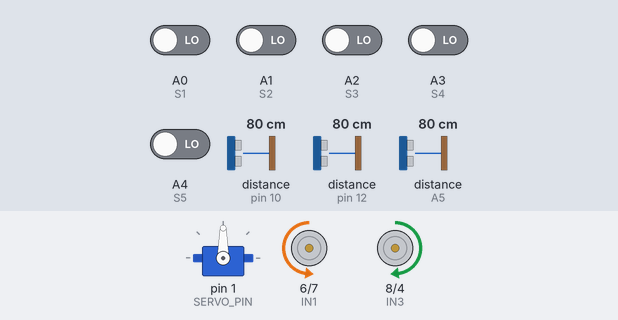
This sketch was run on a simulated Arduino Uno, built with avr-gcc and run on an emulated ATmega328P. Shown: servo, motor-driver pin pairs drawn as motors (green arrow = first pin HIGH = forward, orange = second pin HIGH = backward, longer = more drive, scaled by the enable pin). Wiring (inferred from the names in the program): 3 × ultrasonic range finder: trigger pin 9, echo pin 10 / trigger pin 11, echo pin 12 / trigger pin 13, echo A5. The inputs (shaded band) are chosen by the test bench; at power-on: A0 (S1), A1 (S2), A2 (S3), A3 (S4), A4 (S5) LOW, distance to the obstacle (sensors on pin 10, pin 12, A5) 80 cm. The echo pulse lasts 58.3 µs per cm.

Above: at 1.5 s.
1.6 s: distance to the obstacle (sensor on pin 10) set to 28 cm
3.1 s: distance to the obstacle (sensor on pin 10) set to 22 cm
At 4.2 s:
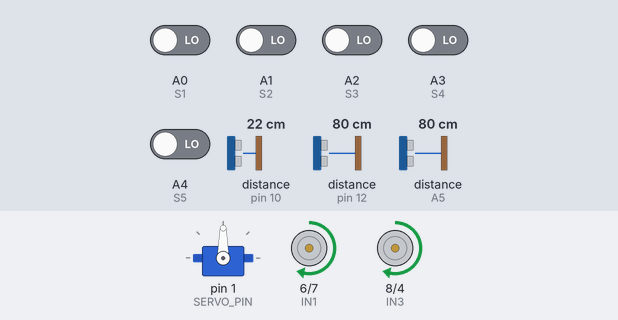
At 4.8 s:
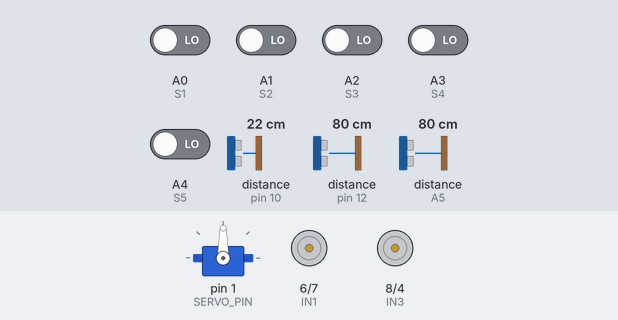
6.1 s: distance to the obstacle (sensor on pin 10) set to 35 cm
8.9 s: distance to the obstacle (sensor on pin 12) set to 55 cm
10.4 s: distance to the obstacle (sensor on pin 12) set to 45 cm
At 11.3 s:
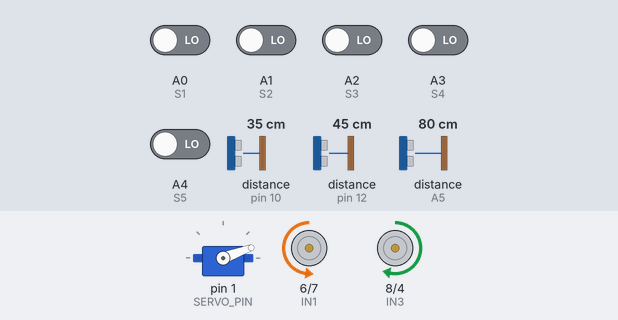
12.3 s: distance to the obstacle (sensor on A5) set to 54 cm
13.8 s: distance to the obstacle (sensor on A5) set to 48 cm
At 15.2 s:
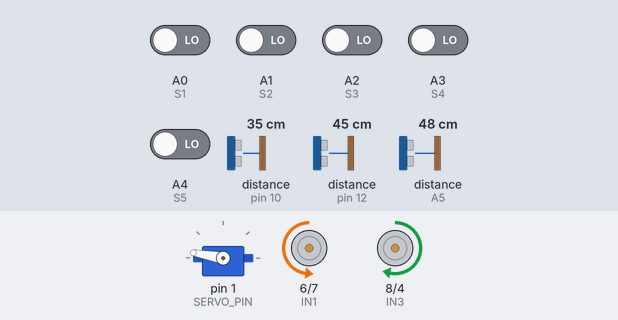
Timing chart, 0 to 16.8 s (numbered marks = the images above; inputs shaded):
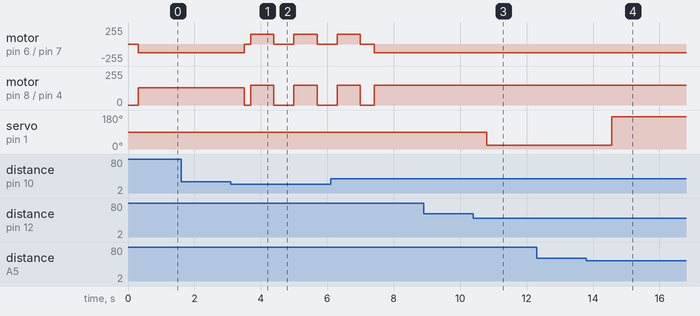

Measured:
- the behaviour switches between 26 and 25 cm on distance to the obstacle (sensor on pin 10) (found by bisection; images 0 and 1)
- the behaviour switches between 51 and 50 cm on distance to the obstacle (sensor on pin 12) (found by bisection; images 2 and 3)
- the behaviour switches between 51 and 50 cm on distance to the obstacle (sensor on A5) (found by bisection; images 3 and 4)
- after the input at 1.6 s, every drawn part: stays the same
- after the input at 3.1 s, motor on pin 6 (IN1) / pin 7 (IN2), motor on pin 8 (IN3) / pin 4 (IN4): goes stopped 0.20 s, forward 150/255 0.70 s, stopped 0.60 s, forward 150/255 0.70 s, then stopped, starting after 0.39 s
- after the input at 8.9 s, every drawn part: stays the same
- after the input at 10.4 s, servo on pin 1 (SERVO_PIN): 90° → 20° after 0.40 s
- after the input at 12.3 s, every drawn part: stays the same
- after the input at 13.8 s, servo on pin 1 (SERVO_PIN): 20° → 170° after 0.76 s

The sketch:

line_following_obstacle_avoidance.ino
```cpp
#include <Servo.h>

// -------- IR Sensor Array --------
#define S1 A0
#define S2 A1
#define S3 A2
#define S4 A3
#define S5 A4

// -------- Motor Driver Pins --------
#define ENA 3
#define IN1 6
#define IN2 7
#define ENB 5
#define IN3 8
#define IN4 4

// -------- Ultrasonic Sensors --------
// Front sensor
#define TRIG 9
#define ECHO 10

// Left sensor
#define TRIG_LEFT 13
#define ECHO_LEFT A5

// Right sensor
#define TRIG_RIGHT 11
#define ECHO_RIGHT 12  // Using pin 12

// -------- Servo Motor --------
#define SERVO_PIN 1
Servo detectionServo;
const int servoLeft = 20;
const int servoCenter = 90;
const int servoRight = 170;

// -------- Speeds --------
int baseSpeed = 130;
int maxSpeed = 200;
int recoverySpeed = 120;

// -------- Non-Blocking Timer Variables --------
unsigned long lastDistanceCheck = 0;
unsigned long lastSideCheck = 0;
unsigned long lastServoAction = 0;

const int frontCheckInterval = 100;
const int sideCheckInterval = 150;
const int servoUpdateInterval = 800;

float distFront = 999;
float distLeft = 999;
float distRight = 999;

// -------- PID Constants --------
float Kp = 0.9;
float Ki = 0.0;
float Kd = 15.0;

float P = 0, I = 0, D = 0;
float error = 0, previousError = 0;
float lastSeen = 0;
float PID_value = 0;

bool all_black = false;
int allBlackCount = 0;

// -------- FUNCTION PROTOTYPES --------
// (Adding these here ensures the compiler knows about them before they are called)
void stopMotor();
void turn180();
void setMotors(int leftSpeed, int rightSpeed);
void recoverLine();

void setup() {
  pinMode(S1, INPUT);
  pinMode(S2, INPUT);
  pinMode(S3, INPUT);
  pinMode(S4, INPUT);
  pinMode(S5, INPUT);

  pinMode(ENA, OUTPUT);
  pinMode(IN1, OUTPUT);
  pinMode(IN2, OUTPUT);
  pinMode(ENB, OUTPUT);
  pinMode(IN3, OUTPUT);
  pinMode(IN4, OUTPUT);

  pinMode(TRIG, OUTPUT);
  pinMode(ECHO, INPUT);

  pinMode(TRIG_LEFT, OUTPUT);
  pinMode(ECHO_LEFT, INPUT);

  pinMode(TRIG_RIGHT, OUTPUT);
  pinMode(ECHO_RIGHT, INPUT);

  // Serial.begin(9600); // Kept off so Pin 1 Servo works without glitching

  detectionServo.attach(SERVO_PIN);
  detectionServo.write(servoCenter);
  delay(300);
}

// -------- GET ULTRASONIC DISTANCE --------
float getUltrasonicDistance(int trigPin, int echoPin) {
  digitalWrite(trigPin, LOW);
  delayMicroseconds(2);
  digitalWrite(trigPin, HIGH);
  delayMicroseconds(10);
  digitalWrite(trigPin, LOW);

  long duration = pulseIn(echoPin, HIGH, 5000); // 5000us timeout (~85cm)
  return (duration > 0) ? (duration * 0.034 / 2.0) : 999;
}

void loop() {
  unsigned long currentMillis = millis();

  // 1. -------- NON-BLOCKING FRONT ULTRASONIC CHECK --------
  if (currentMillis - lastDistanceCheck >= frontCheckInterval) {
    lastDistanceCheck = currentMillis;
    distFront = getUltrasonicDistance(TRIG, ECHO);
  }

  // 2. -------- FRONT OBSTACLE HANDLING (180 TURN) --------
  if (distFront > 0 && distFront < 35) {
    delay(200);
    if (distFront < 25){
      stopMotor();
      delay(200);
      turn180();
      delay(200);
      distFront = 999;
      return;
    }
  }

  // 3. -------- NON-BLOCKING SIDE ULTRASONIC CHECK --------
  if (currentMillis - lastSideCheck >= sideCheckInterval) {
    lastSideCheck = currentMillis;
    distLeft = getUltrasonicDistance(TRIG_LEFT, ECHO_LEFT);
    distRight = getUltrasonicDistance(TRIG_RIGHT, ECHO_RIGHT);
  }

  // // 4. -------- SERVO STEERING LOGIC & CAMERA PAUSE --------
  if (currentMillis - lastServoAction > servoUpdateInterval) {
    if (distLeft > 0 && distLeft < 50) {
      detectionServo.write(servoRight);
                           // Halt chassis
      delay(100);                      // 100ms pause to stabilize frame
      lastServoAction = currentMillis; // Reset timer
    }
    else if (distRight > 0 && distRight < 50) {
      detectionServo.write(servoLeft);
                      // Halt chassis
      delay(100);                      // 100ms pause to stabilize frame
      lastServoAction = currentMillis; // Reset timer
    }
    else {
      detectionServo.write(servoCenter);
      lastServoAction = currentMillis; // Reset timer
    }
  }

  // 5. -------- SENSOR READING --------
  int s1 = digitalRead(S1);
  int s2 = digitalRead(S2);
  int s3 = digitalRead(S3);
  int s4 = digitalRead(S4);
  int s5 = digitalRead(S5);

  // 6. -------- LINE LOST / RECOVERY --------
  if (s1 == 1 && s2 == 1 && s3 == 1 && s4 == 1 && s5 == 1) {
    recoverLine();
    return;
  }

  // 7. -------- ALL BLACK DETECTION --------
  if (s1 == 0 && s2 == 0 && s3 == 0 && s4 == 0 && s5 == 0) {
    if (!all_black) {
      allBlackCount++;
      all_black = true;
      if (allBlackCount == 2) {
        delay(200);
        stopMotor();
        while (1); // Halt robot
      }
    }
  } else {
    all_black = false;
  }

  // 8. -------- WEIGHTED ERROR CALCULATION --------
  int weights[5] = {-8, -4, 0, 4, 8};
  int sensors[5] = {s1, s2, s3, s4, s5};
  float sum = 0;
  int count = 0;

  for (int i = 0; i < 5; i++) {
    if (sensors[i] == 0) {
      sum += weights[i];
      count++;
    }
  }

  if (count > 0) {
    error = sum / count;
    lastSeen = error;
  } else {
    error = (lastSeen > 0) ? 10 : -10;
  }

  // 9. -------- PID CALCULATION --------
  P = error;
  I = constrain(I + error, -50, 50); // Windup guard
  D = error - previousError;
  PID_value = (Kp * P) + (Ki * I) + (Kd * D);
  previousError = error;

  // 10. -------- MOTOR CONTROL --------
  int leftMotorSpeed = baseSpeed + PID_value;
  int rightMotorSpeed = baseSpeed - PID_value;

  setMotors(constrain(leftMotorSpeed, 0, maxSpeed),
            constrain(rightMotorSpeed, 0, maxSpeed));
}

// -------- 180 TURN --------
void turn180() {
  digitalWrite(IN1, HIGH);
  digitalWrite(IN2, LOW);

  digitalWrite(IN3, HIGH);
  digitalWrite(IN4, LOW);

  analogWrite(ENA, 150);
  analogWrite(ENB, 150);

  delay(700); // Adjusted by iterative observation

  stopMotor();
}

// -------- MOTOR CONTROL --------
void setMotors(int leftSpeed, int rightSpeed) {
  if (leftSpeed >= 0) {
    digitalWrite(IN1, LOW);
    digitalWrite(IN2, HIGH);
  } else {
    digitalWrite(IN1, HIGH);
    digitalWrite(IN2, LOW);
    leftSpeed = -leftSpeed;
  }

  if (rightSpeed >= 0) {
    digitalWrite(IN3, HIGH);
    digitalWrite(IN4, LOW);
  } else {
    digitalWrite(IN3, LOW);
    digitalWrite(IN4, HIGH);
    rightSpeed = -rightSpeed;
  }

  analogWrite(ENA, leftSpeed);
  analogWrite(ENB, rightSpeed);
}

// -------- STOP MOTOR --------
void stopMotor() {
  digitalWrite(IN1, LOW);
  digitalWrite(IN2, LOW);
  digitalWrite(IN3, LOW);
  digitalWrite(IN4, LOW);
  analogWrite(ENA, 0);
  analogWrite(ENB, 0);
}

// -------- LINE RECOVERY --------
void recoverLine() {
  if (lastSeen < 0) setMotors(-recoverySpeed,
  recoverySpeed);
  else setMotors(recoverySpeed, -recoverySpeed);

  while (digitalRead(S1) == 1 && digitalRead(S2) == 1
           && digitalRead(S3) == 1 &&
         digitalRead(S4) == 1 && digitalRead(S5) == 1) {
             // Block until a line is found again
         }
}
```
